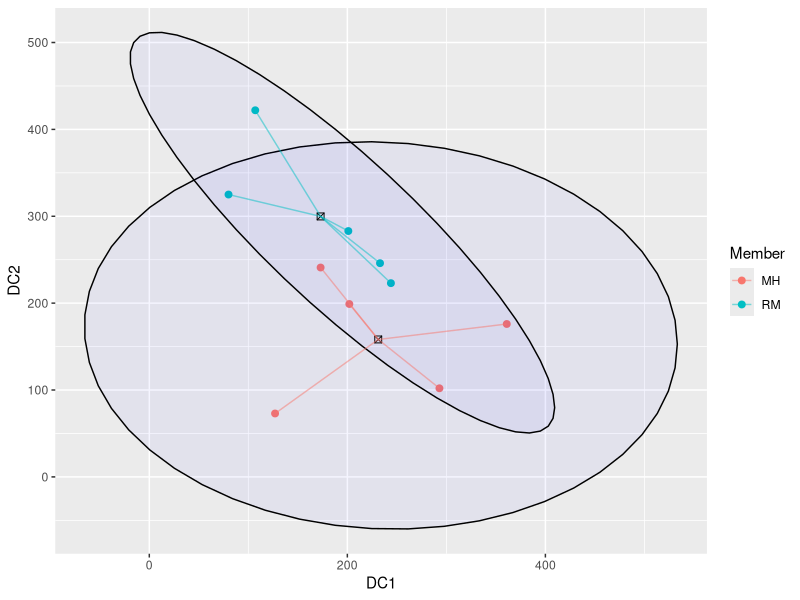
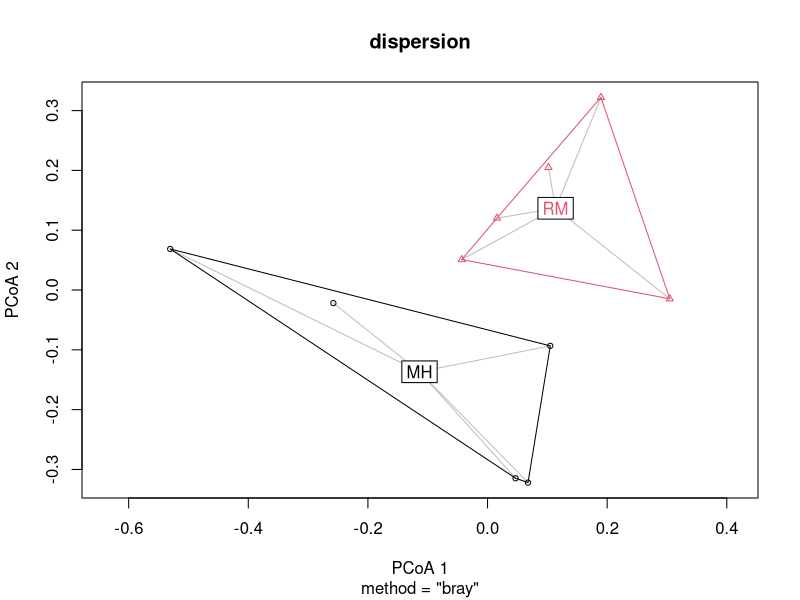

These figures' R source, in order: (Note: this script raises an error after producing the figures.)
## ---- chunk 1
library(tidyverse)
library(dplyr)
library(ggplot2)
library(vegan)
## ---- chunk 2
gen_raw<- read_csv("gen_trans.csv", col_names = TRUE)
gen_raw
## ---- chunk 3
gen_RMMH<- gen_raw[gen_raw$Member != "SM",]
gen_RMMH

#just numeric data
gen_RMMH_num<-gen_RMMH[,3:142] 
gen_RMMH_num
## ---- chunk 4
#Making separate variable for thoroughness
RMMH_perm_data<- (gen_RMMH_num)
RMMH_perm_data

## ---- chunk 5
dcadata<- read_csv("gen_dca.csv", col_names = TRUE)
dcadata

dcadataRMMH<- dcadata[dcadata$Member != "SM",]
dcadataRMMH

#Extracting DCA scores
dca_scoresRMMH<- dcadataRMMH[,3:4]
dca_scoresRMMH

## ---- chunk 6
dcagroup_centroids_RMMH <- data.frame(
  Member = c("RM", "MH"),
  Centroid_X = c(mean(dca_scoresRMMH$`Axis 1`[dcadataRMMH$Member == "RM"]),
                 mean(dca_scoresRMMH$`Axis 1`[dcadataRMMH$Member == "MH"])),
  Centroid_Y = c(mean(dca_scoresRMMH$`Axis 2`[dcadataRMMH$Member == "RM"]),
                 mean(dca_scoresRMMH$`Axis 2`[dcadataRMMH$Member == "MH"]))
)


## ---- chunk 7
dcaplot_data_RMMH <-data.frame(
  Member = dcadataRMMH$Member,
  DC1 = dca_scoresRMMH$`Axis 1`,
  DC2 = dca_scoresRMMH$`Axis 2`,
  xend = c(rep(dcagroup_centroids_RMMH[1,2],5), rep(dcagroup_centroids_RMMH[2,2],5)),
  yend = c(rep(dcagroup_centroids_RMMH[1,3],5), rep(dcagroup_centroids_RMMH[2,3],5))
)

dcaplot_data_RMMH
## ---- chunk 8
ggplot(dcaplot_data_RMMH, aes(DC1,DC2))+
  geom_point(aes(color = Member), size = 2) +
  stat_ellipse(geom = "polygon", alpha = 0.04, aes(group = Member),
               color = "black", fill = "blue")+
  geom_point(data = dcagroup_centroids_RMMH, aes(x = Centroid_X, y = Centroid_Y),
             color = "black", size = 2, shape = 7)+
  geom_segment(data = dcaplot_data_RMMH, aes(x =DC1, y = DC2, 
                                        xend = xend, yend = yend, color = Member), alpha = 0.5)

## ---- chunk 9
perm_distRMMH<-vegdist(RMMH_perm_data, method = 'bray')
perm_distRMMH

## ---- chunk 10
#Create empty matrix
dist_mat_RMMH= matrix(0, nrow = 10, ncol = 10)

#Setting below diagonal to perm_dost values, and above the diagonal to empty
dist_mat_RMMH[lower.tri(dist_mat_RMMH)] <- perm_distRMMH
dist_mat_RMMH[upper.tri(dist_mat_RMMH)]<- ""
dist_mat_RMMH

#making it a df
perm_distRMMH_df<- as.data.frame(dist_mat_RMMH, row.names = NULL)
perm_distRMMH_df

#setting col and rownames so we can see what distance we are calculating
rownames(perm_distRMMH_df)<- gen_RMMH$`Sample ID`
colnames(perm_distRMMH_df)<- gen_RMMH$`Sample ID`

write_csv(perm_distRMMH_df, "gen_dist_RMMH.csv")
perm_distRMMH_df
## ---- chunk 11
#Assumptions- I don't think this applies to us, but keeping it in.
dispersion<-betadisper(perm_distRMMH, group=gen_RMMH$Member,type = "centroid")

plot(dispersion)

anova(dispersion)

## ---- chunk 12
Perma_result <- adonis2(perm_distRMMH~as.factor(dcaplot_data_RMMH$Member), data = perm_distRMMH,
                        permutations = 10000)
Perma_result

## ---- chunk 13
Perma_result1 <- adonis2(perm_distRMMH~as.factor(dcaplot_data_RMMH$Member), data = perm_distRMMH,
                         permutations = 10000)
Perma_result1

#Extracting perm results
permustats_results1<- permustats(Perma_result1)
#permustats_results1

#calculating mean and se
means_and_se1<- mean_se(permustats_results1$permutations, mult = 1)

## ---- chunk 14
Perma_result2 <- adonis2(perm_distRMMH~as.factor(dcaplot_data_RMMH$Member), data = perm_distRMMH,
                         permutations = 10000)
Perma_result2

#Extracting perm results
permustats_results2<- permustats(Perma_result2)
#permustats_results2

#calculating mean and se
means_and_se2<- mean_se(permustats_results2$permutations, mult = 1)

## ---- chunk 15
Perma_result3 <- adonis2(perm_distRMMH~as.factor(dcaplot_data_RMMH$Member), data = perm_distRMMH,
                         permutations = 10000)
Perma_result3

#Extracting perm results
permustats_results3<- permustats(Perma_result3)
#permustats_results3

#calculating mean and se
means_and_se3<- mean_se(permustats_results3$permutations, mult = 1)

## ---- chunk 16
Perma_result4 <- adonis2(perm_distRMMH~as.factor(dcaplot_data_RMMH$Member), data = perm_distRMMH,
                         permutations = 10000)
Perma_result4

#Extracting perm results
permustats_results4<- permustats(Perma_result4)
#permustats_results4

#calculating mean and se
means_and_se4<- mean_se(permustats_results4$permutations, mult = 1)

## ---- chunk 17
Perma_result5 <- adonis2(perm_distRMMH~as.factor(dcaplot_data_RMMH$Member), data = perm_distRMMH,
                         permutations = 10000)
Perma_result5

#Extracting perm results
permustats_results5<- permustats(Perma_result5)
#permustats_results5

#calculating mean and se
means_and_se5<- mean_se(permustats_results5$permutations, mult = 1)

## ---- chunk 18
Perma_result6 <- adonis2(perm_distRMMH~as.factor(dcaplot_data_RMMH$Member), data = perm_distRMMH,
                         permutations = 10000)
Perma_result6

#Extracting perm results
permustats_results6<- permustats(Perma_result6)
#permustats_results6

#calculating mean and se
means_and_se6<- mean_se(permustats_results6$permutations, mult = 1)

## ---- chunk 19
Perma_result7 <- adonis2(perm_distRMMH~as.factor(dcaplot_data_RMMH$Member), data = perm_distRMMH,
                         permutations = 10000)
Perma_result7

#Extracting perm results
permustats_results7<- permustats(Perma_result7)
#permustats_results7

#calculating mean and se
means_and_se7<- mean_se(permustats_results7$permutations, mult = 1)

## ---- chunk 20
Perma_result8 <- adonis2(perm_distRMMH~as.factor(dcaplot_data_RMMH$Member), data = perm_distRMMH,
                         permutations = 10000)
Perma_result8

#Extracting perm results
permustats_results8<- permustats(Perma_result8)
#permustats_results8

#calculating mean and se
means_and_se8<- mean_se(permustats_results8$permutations, mult = 1)

## ---- chunk 21
Perma_result9 <- adonis2(perm_distRMMH~as.factor(dcaplot_data_RMMH$Member), data = perm_distRMMH,
                         permutations = 10000)
Perma_result9

#Extracting perm results
permustats_results9<- permustats(Perma_result9)
#permustats_results9

#calculating mean and se
means_and_se9<- mean_se(permustats_results9$permutations, mult = 1)

## ---- chunk 22
Perma_result10 <- adonis2(perm_distRMMH~as.factor(dcaplot_data_RMMH$Member), data = perm_distRMMH,
                         permutations = 10000)
Perma_result10

#Extracting perm results
permustats_results10<- permustats(Perma_result10)
#permustats_results10

#calculating mean and se
means_and_se10<- mean_se(permustats_results10$permutations, mult = 1)
